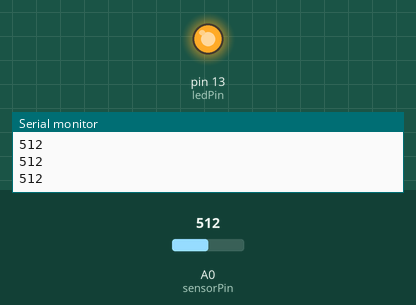
Simulated run of this sketch. Board: Arduino Uno, built with avr-gcc and run on an emulated ATmega328P. On the bench: output pins drawn as LEDs (lit = HIGH), the last lines printed to the serial monitor. Inputs (shaded band) come from the test bench; at power-on: A0 (sensorPin) = 512.

Above: at 1.2 s.
1.3 s: A0 (sensorPin) set to 582
2.8 s: A0 (sensorPin) set to 612
At 4.0 s:
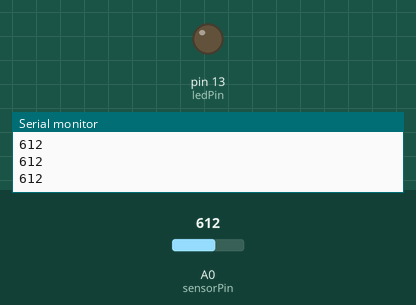
4.3 s: A0 (sensorPin) set to 590
At 5.4 s:
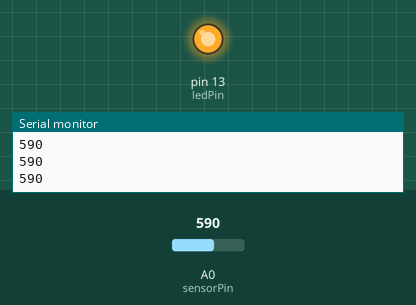
5.8 s: A0 (sensorPin) set to 610
At 6.6 s:
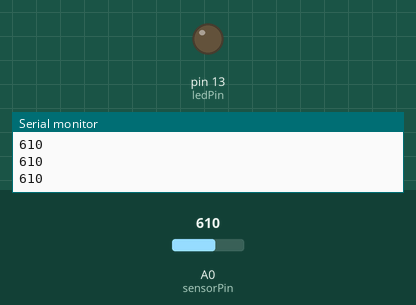
Timing chart, 0 to 8.3 s (numbered marks = the images above; inputs shaded):
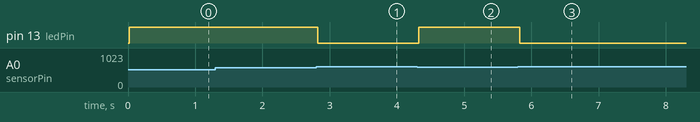

The sketch:

AnalogInput_threshold_Range.ino
```cpp
int sensorPin = A0;
int ledPin = 13;
int sensorValue = 0;
int threshold1 = 600;
int threshold2 = 100;

void setup() {
  pinMode(ledPin,OUTPUT);
  Serial.begin(9600);
}

void loop() {
  sensorValue = analogRead(sensorPin);
  Serial.println(sensorValue);
  delay(20);

  if (sensorValue > threshold2 && sensorValue < threshold1) {

    digitalWrite(ledPin,HIGH);

  } else {

    digitalWrite(ledPin, LOW);
  }


}
```

Measured:
- the behaviour switches between 599 and 600 on A0 (sensorPin) (found by bisection; images 0 and 1)
- after the input at 2.8 s, pin 13 (ledPin): HIGH → LOW at once
- after the input at 4.3 s, pin 13 (ledPin): LOW → HIGH at once
- after the input at 5.8 s, pin 13 (ledPin): HIGH → LOW at once
